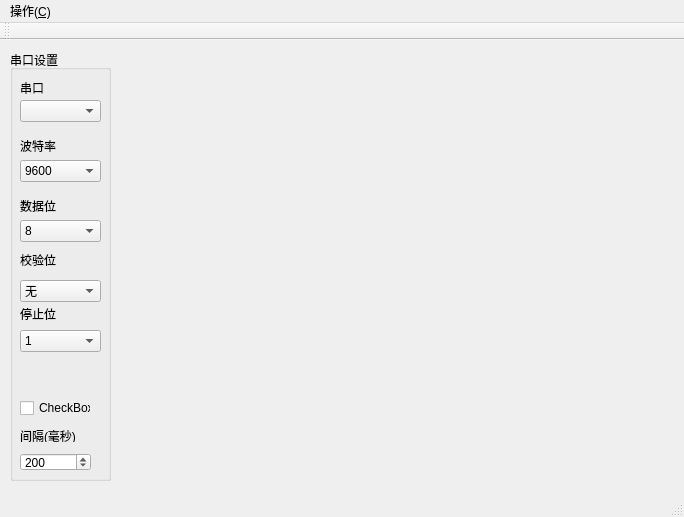
<?xml version="1.0" encoding="UTF-8"?>
<ui version="4.0">
 <class>MainWindow</class>
 <widget class="QMainWindow" name="MainWindow">
  <property name="geometry">
   <rect>
    <x>0</x>
    <y>0</y>
    <width>684</width>
    <height>517</height>
   </rect>
  </property>
  <property name="windowTitle">
   <string>MainWindow</string>
  </property>
  <widget class="QWidget" name="centralWidget">
   <widget class="QGroupBox" name="groupBox">
    <property name="geometry">
     <rect>
      <x>10</x>
      <y>10</y>
      <width>101</width>
      <height>431</height>
     </rect>
    </property>
    <property name="title">
     <string>串口设置</string>
    </property>
    <widget class="QLabel" name="label">
     <property name="geometry">
      <rect>
       <x>10</x>
       <y>30</y>
       <width>61</width>
       <height>16</height>
      </rect>
     </property>
     <property name="sizePolicy">
      <sizepolicy hsizetype="Preferred" vsizetype="Fixed">
       <horstretch>0</horstretch>
       <verstretch>0</verstretch>
      </sizepolicy>
     </property>
     <property name="text">
      <string>串口</string>
     </property>
    </widget>
    <widget class="QComboBox" name="comboxPortName">
     <property name="geometry">
      <rect>
       <x>10</x>
       <y>50</y>
       <width>81</width>
       <height>22</height>
      </rect>
     </property>
    </widget>
    <widget class="QLabel" name="label_2">
     <property name="geometry">
      <rect>
       <x>10</x>
       <y>90</y>
       <width>71</width>
       <height>12</height>
      </rect>
     </property>
     <property name="sizePolicy">
      <sizepolicy hsizetype="Preferred" vsizetype="Fixed">
       <horstretch>0</horstretch>
       <verstretch>0</verstretch>
      </sizepolicy>
     </property>
     <property name="text">
      <string>波特率</string>
     </property>
    </widget>
    <widget class="QComboBox" name="comboxBaudRate">
     <property name="geometry">
      <rect>
       <x>10</x>
       <y>110</y>
       <width>81</width>
       <height>22</height>
      </rect>
     </property>
     <property name="editable">
      <bool>false</bool>
     </property>
     <property name="currentText">
      <string>9600</string>
     </property>
     <property name="currentIndex">
      <number>6</number>
     </property>
     <item>
      <property name="text">
       <string>110</string>
      </property>
     </item>
     <item>
      <property name="text">
       <string>300</string>
      </property>
     </item>
     <item>
      <property name="text">
       <string>600</string>
      </property>
     </item>
     <item>
      <property name="text">
       <string>1200</string>
      </property>
     </item>
     <item>
      <property name="text">
       <string>2400</string>
      </property>
     </item>
     <item>
      <property name="text">
       <string>4800</string>
      </property>
     </item>
     <item>
      <property name="text">
       <string>9600</string>
      </property>
     </item>
     <item>
      <property name="text">
       <string>19200</string>
      </property>
     </item>
     <item>
      <property name="text">
       <string>38400</string>
      </property>
     </item>
     <item>
      <property name="text">
       <string>57600</string>
      </property>
     </item>
     <item>
      <property name="text">
       <string>115200</string>
      </property>
     </item>
    </widget>
    <widget class="QComboBox" name="comboxDataBits">
     <property name="geometry">
      <rect>
       <x>10</x>
       <y>170</y>
       <width>81</width>
       <height>22</height>
      </rect>
     </property>
     <property name="currentText">
      <string>8</string>
     </property>
     <property name="currentIndex">
      <number>3</number>
     </property>
     <item>
      <property name="text">
       <string>5</string>
      </property>
     </item>
     <item>
      <property name="text">
       <string>6</string>
      </property>
     </item>
     <item>
      <property name="text">
       <string>7</string>
      </property>
     </item>
     <item>
      <property name="text">
       <string>8</string>
      </property>
     </item>
    </widget>
    <widget class="QComboBox" name="comboxCheckBits">
     <property name="geometry">
      <rect>
       <x>10</x>
       <y>230</y>
       <width>81</width>
       <height>22</height>
      </rect>
     </property>
     <property name="currentText">
      <string>无</string>
     </property>
     <item>
      <property name="text">
       <string>无</string>
      </property>
     </item>
     <item>
      <property name="text">
       <string>奇校验</string>
      </property>
     </item>
     <item>
      <property name="text">
       <string>偶校验</string>
      </property>
     </item>
    </widget>
    <widget class="QComboBox" name="comboxStopBits">
     <property name="geometry">
      <rect>
       <x>10</x>
       <y>280</y>
       <width>81</width>
       <height>22</height>
      </rect>
     </property>
     <item>
      <property name="text">
       <string>1</string>
      </property>
     </item>
     <item>
      <property name="text">
       <string>1.5</string>
      </property>
     </item>
     <item>
      <property name="text">
       <string>2</string>
      </property>
     </item>
    </widget>
    <widget class="QCheckBox" name="chkboxContinueSend">
     <property name="geometry">
      <rect>
       <x>10</x>
       <y>350</y>
       <width>71</width>
       <height>16</height>
      </rect>
     </property>
     <property name="text">
      <string>CheckBox</string>
     </property>
    </widget>
    <widget class="QLabel" name="label_6">
     <property name="geometry">
      <rect>
       <x>10</x>
       <y>380</y>
       <width>71</width>
       <height>12</height>
      </rect>
     </property>
     <property name="sizePolicy">
      <sizepolicy hsizetype="Preferred" vsizetype="Fixed">
       <horstretch>0</horstretch>
       <verstretch>0</verstretch>
      </sizepolicy>
     </property>
     <property name="text">
      <string>间隔(毫秒)</string>
     </property>
    </widget>
    <widget class="QSpinBox" name="spinboxDelaytime">
     <property name="geometry">
      <rect>
       <x>10</x>
       <y>403</y>
       <width>71</width>
       <height>18</height>
      </rect>
     </property>
     <property name="minimum">
      <number>10</number>
     </property>
     <property name="maximum">
      <number>5000</number>
     </property>
     <property name="singleStep">
      <number>100</number>
     </property>
     <property name="value">
      <number>200</number>
     </property>
    </widget>
   </widget>
   <widget class="QLabel" name="label_4">
    <property name="geometry">
     <rect>
      <x>20</x>
      <y>214</y>
      <width>71</width>
      <height>12</height>
     </rect>
    </property>
    <property name="sizePolicy">
     <sizepolicy hsizetype="Preferred" vsizetype="Fixed">
      <horstretch>0</horstretch>
      <verstretch>0</verstretch>
     </sizepolicy>
    </property>
    <property name="text">
     <string>校验位</string>
    </property>
   </widget>
   <widget class="QLabel" name="label_5">
    <property name="geometry">
     <rect>
      <x>20</x>
      <y>268</y>
      <width>71</width>
      <height>12</height>
     </rect>
    </property>
    <property name="sizePolicy">
     <sizepolicy hsizetype="Preferred" vsizetype="Fixed">
      <horstretch>0</horstretch>
      <verstretch>0</verstretch>
     </sizepolicy>
    </property>
    <property name="text">
     <string>停止位</string>
    </property>
   </widget>
   <widget class="QLabel" name="label_3">
    <property name="geometry">
     <rect>
      <x>20</x>
      <y>160</y>
      <width>71</width>
      <height>12</height>
     </rect>
    </property>
    <property name="sizePolicy">
     <sizepolicy hsizetype="Preferred" vsizetype="Fixed">
      <horstretch>0</horstretch>
      <verstretch>0</verstretch>
     </sizepolicy>
    </property>
    <property name="text">
     <string>数据位</string>
    </property>
   </widget>
  </widget>
  <widget class="QMenuBar" name="menuBar">
   <property name="geometry">
    <rect>
     <x>0</x>
     <y>0</y>
     <width>684</width>
     <height>23</height>
    </rect>
   </property>
   <widget class="QMenu" name="menu">
    <property name="title">
     <string extracomment="串口各项操作">操作(&amp;C)</string>
    </property>
   </widget>
   <addaction name="menu"/>
  </widget>
  <widget class="QToolBar" name="mainToolBar">
   <attribute name="toolBarArea">
    <enum>TopToolBarArea</enum>
   </attribute>
   <attribute name="toolBarBreak">
    <bool>false</bool>
   </attribute>
  </widget>
  <widget class="QStatusBar" name="statusBar"/>
 </widget>
 <layoutdefault spacing="6" margin="11"/>
 <resources/>
 <connections/>
</ui>
